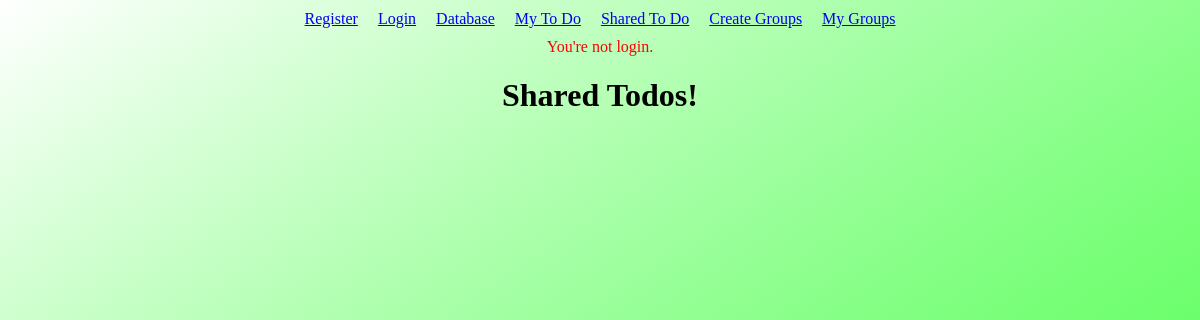
The app's page /sharedtodo, older data.
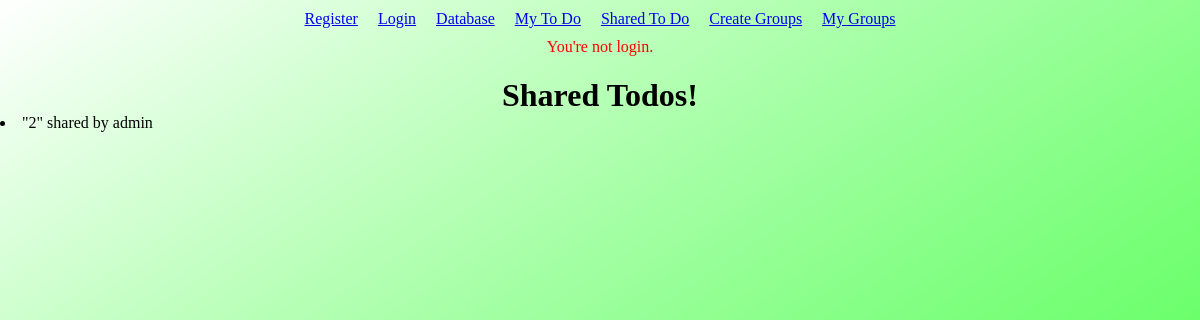
The same page, newer data.
### main.py (models this page shows, shortened)
class Todo(db.Model):
    id = db.Column(db.Integer, primary_key = True)
    text = db.Column(db.String(200))
    complete = db.Column(db.Boolean)
    shared = db.Column(db.Boolean)
    user_id = db.Column(db.Integer, db.ForeignKey('user.id'), nullable=False)

class User(db.Model, UserMixin):
    id = db.Column(db.Integer, primary_key = True)
    username = db.Column(db.String(10), unique=True, index=True)
    password = db.Column(db.String(20))
    todos = db.relationship('Todo', backref='owner', lazy=True)

### main.py (the view)
@app.route("/sharedtodo")
def sharedtodo():
    shared_todos = Todo.query.filter_by(shared=True).all()
    return render_template('sharedtodo.html', shared_todos=shared_todos)

### templates/sharedtodo.html
{% extends "layout.html" %}
{% block content %}
<h1>Shared Todos!</h1>
{% for todo in shared_todos %}
    <li> "{{ todo.text }}" shared by {{ todo.owner.username }}</li>
{% endfor %}
{% endblock %}

Row changes from the older to the newer data that the page shows:
added Todo: text "2", owner.username "admin"
